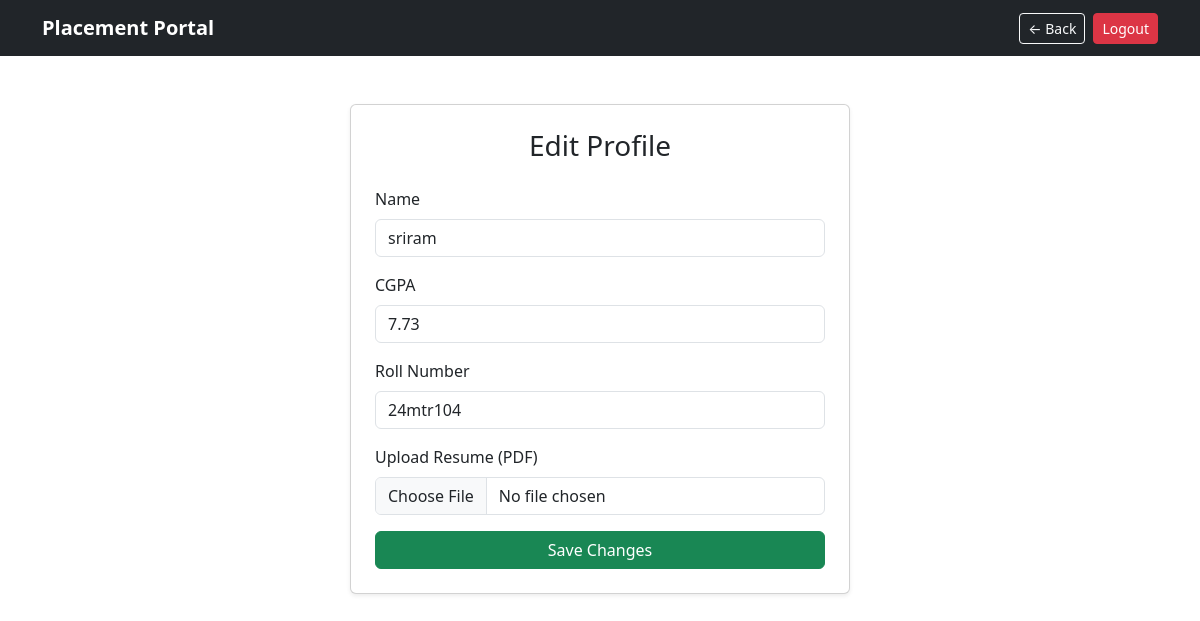
The app's page /student/profile (signed in) with its own data.
### app/models.py (models this page shows)
class User(UserMixin,db.Model):
    __tablename__='users'
    id=db.Column(db.Integer,primary_key=True)
    name=db.Column(db.String(100),nullable=False)
    email=db.Column(db.String(100),unique=True,nullable=False)
    password=db.Column(db.String(200),nullable=False)
    role=db.Column(db.String(20),nullable=False)
    is_active=db.Column(db.Boolean,default=True)
    created_at=db.Column(db.DateTime,default=datetime.utcnow)

class Student(db.Model):
    __tablename__='students'
    id=db.Column(db.Integer,primary_key=True)
    user_id=db.Column(db.Integer,db.ForeignKey('users.id'))
    roll_no=db.Column(db.String(30),unique=True,nullable=False)
    cgpa=db.Column(db.Float,nullable=False)
    department=db.Column(db.String(100),nullable=False)
    resume=db.Column(db.String(200),nullable=True)
    user = db.relationship('User', backref=db.backref('student',uselist=False))

### app/blueprints/student.py (the view, shortened to what this page needs)
@student_bp.route('/profile',methods=['GET','POST'])
@student_required
def profile():
    return render_template('student/profile.html')

### app/models.py (called while the page is built)
@login_manager.user_loader
def load_user(user_id):
    return User.query.get(int(user_id))

### app/utils.py (called while the page is built)
def student_required(f):
    @wraps(f)
    def decorated(*args, **kwargs):
        if not current_user.is_authenticated or current_user.role != 'student':
            return abort(403)
        return f(*args, **kwargs)
    return decorated

### app/templates/student/profile.html
{% extends 'base.html' %}
{% block content %}
<div class="container mt-5">
    <div class="card shadow-sm p-4" style="max-width: 500px; margin:auto;">
        <h3 class="text-center mb-4">Edit Profile</h3>
        <form method="post" action="/student/profile" enctype="multipart/form-data">
            <div class="mb-3">
                <label class="form-label">Name</label>
                <input type="text" name="name"
                       value="{{ current_user.name }}"
                       class="form-control" required>
            </div>
            <div class="mb-3">
                <label class="form-label">CGPA</label>
                <input type="number" name="cgpa"
                       step="0.01" min="0" max="10"
                       value="{{ current_user.student.cgpa }}"
                       class="form-control" required>
            </div>
            <div class="mb-3">
                <label class="form-label">Roll Number</label>
                <input type="text" name="roll_no"
                       value="{{ current_user.student.roll_no }}"
                       class="form-control" required>
            </div>
            <div class="mb-3">
                <label class="form-label">Upload Resume (PDF)</label>
                <input type="file" name="resume"
                       class="form-control" accept=".pdf">
            </div>
            <button type="submit" class="btn btn-success w-100">
                Save Changes
            </button>
        </form>
    </div>
</div>
{% endblock %}

### records on screen
User: name "sriram"
Student: cgpa "7.73", roll_no "24mtr104"
